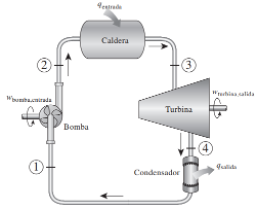
#> input picture fig/RI_E.png, 257 x 209 px
$ jupyter execute --allow-errors 00_RankineCycleREx.ipynb
#> lines starting #> are read from the running program, lines starting #| are printed output that depends on the picture
[cell 1]
from tabulate import tabulate
from skimage import io
import pandas as pd
import numpy
import matplotlib.pyplot as plt
from pyXSteam.XSteam import XSteam
#> (the rest of this cell did not finish here and is left out)

### Cálculo energético y exergético de Ciclo Rankine Ideal Real

[cell 2]
image01 = io.imread('../fig/RI_E.png')/255.0
image02 = io.imread('../fig/TS_RIEx.png')/255.0
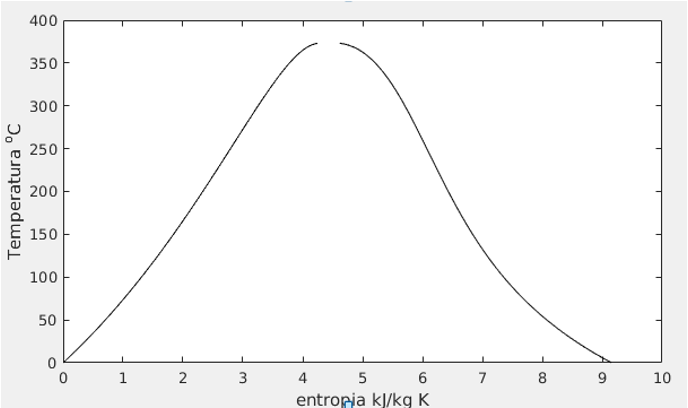
#> input picture fig/TS_RIEx.png, 688 x 408 px
fig = plt.figure(figsize=(10,7))
fig.add_subplot(1,2,1)
plt.imshow(image01,vmin=0,vmax=1)
plt.axis('off')
plt.title('Diagrama de configuración')
fig.add_subplot(1,2,2)
plt.imshow(image02,vmin=0,vmax=1)
plt.axis('off')
plt.title('Diagrama T-S')
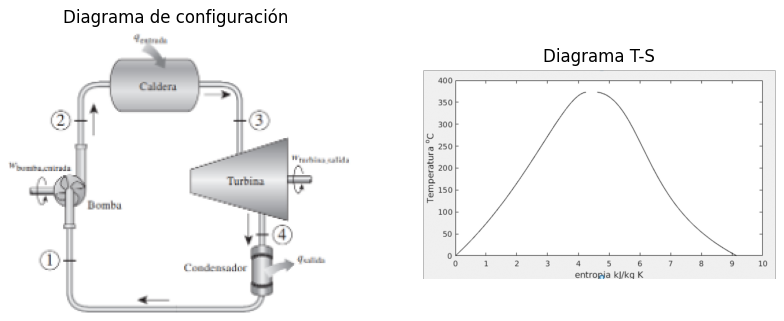
#> figure drawn by matplotlib, 2 panels
